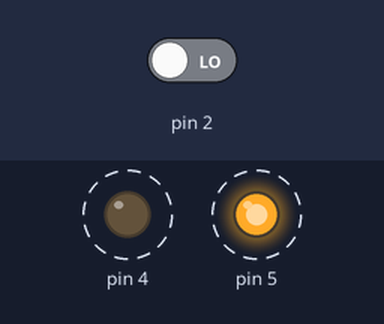
A sketch run on a simulated Arduino Uno, built with avr-gcc and run on an emulated ATmega328P. Parts: output pins drawn as LEDs (lit = HIGH). Dashed ring = blinking. Inputs (shaded band) come from the test bench; at power-on: pin 2 LOW.

Above: at 0.2 s.
Timing chart, 0 to 3.0 s (numbered marks = the images above):
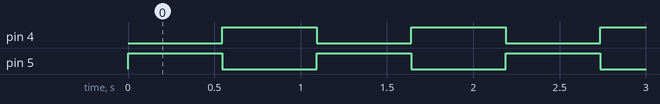

Measured:
- by itself, pin 4, pin 5: alternates HIGH for 0.55 s and LOW for 0.55 s

The sketch:

20251029_gpio_blink4.ino
```cpp
#define LED1 4
#define LED2 5
#define SW1 2
#define COUNT 250000UL
void setup() {
  DDRD |= ((0x1 << LED1)|(0x1 << LED2));
  DDRD &= ~(0x1 << SW1);
  PORTD |= (0x1 << LED1);
}
boolean flag = false;
volatile unsigned long cnt;
void loop() {
  if(!(PIND & (0x1 << SW1))){
    flag = true;
  }
  if(flag){
    PORTD ^=((0x1 << LED1)|(0x1 << LED2));
    for(cnt = 0; cnt < COUNT; cnt++);
  }
}
```
